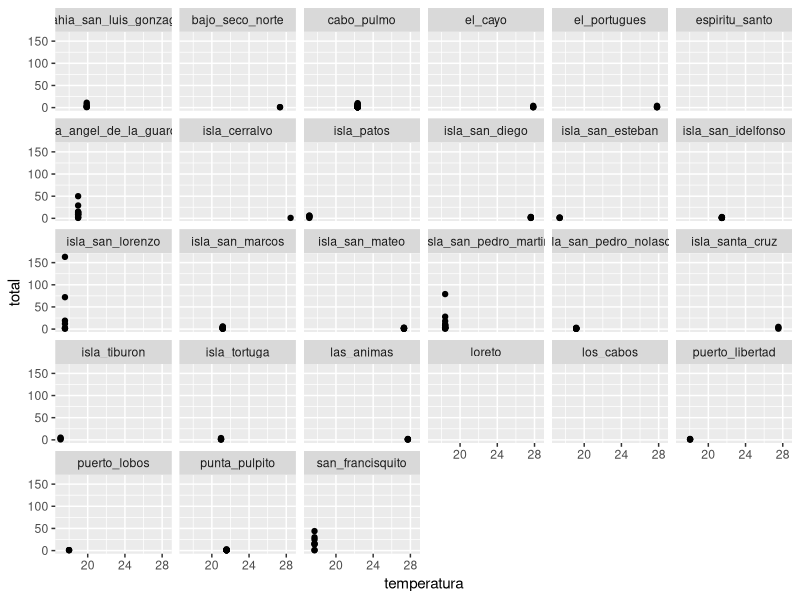
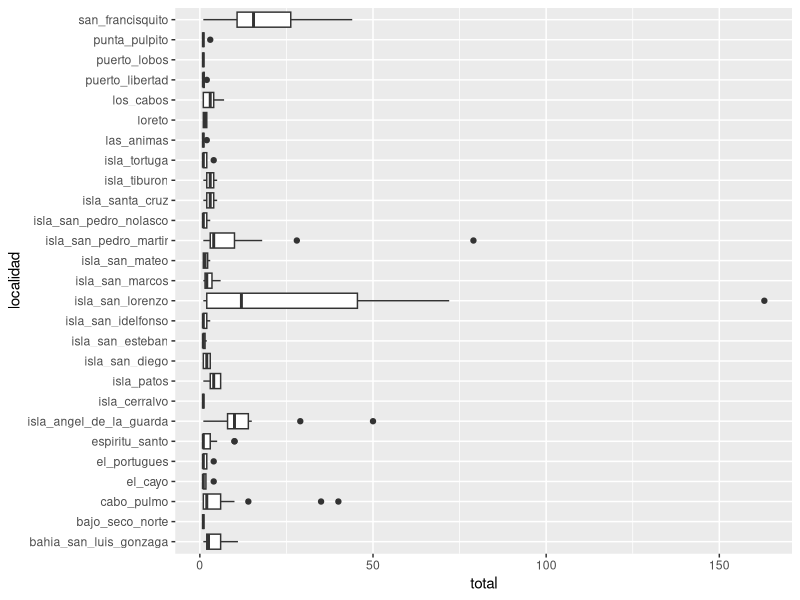

These charts were generated, in order, by the following R code:
## ---- chunk 1
library(dplyr)
library(ggplot2)
library(readr)

datos_df<-read_tsv("../datos/datos_arrecifes_especies.tsv")
## ---- chunk 2
datos_m_r<-filter(datos_df , especie =='Mycteroperca_rosacea')
 
 
  ggplot(datos_m_r) + geom_point(aes(x=temperatura, y=total), stat = "identity") + facet_wrap(~localidad)
## ---- chunk 3
ggplot(datos_m_r,aes(x=localidad, y= total)) + geom_boxplot()+coord_flip()
## ---- chunk 4
echo=FALSE

include=FALSE

